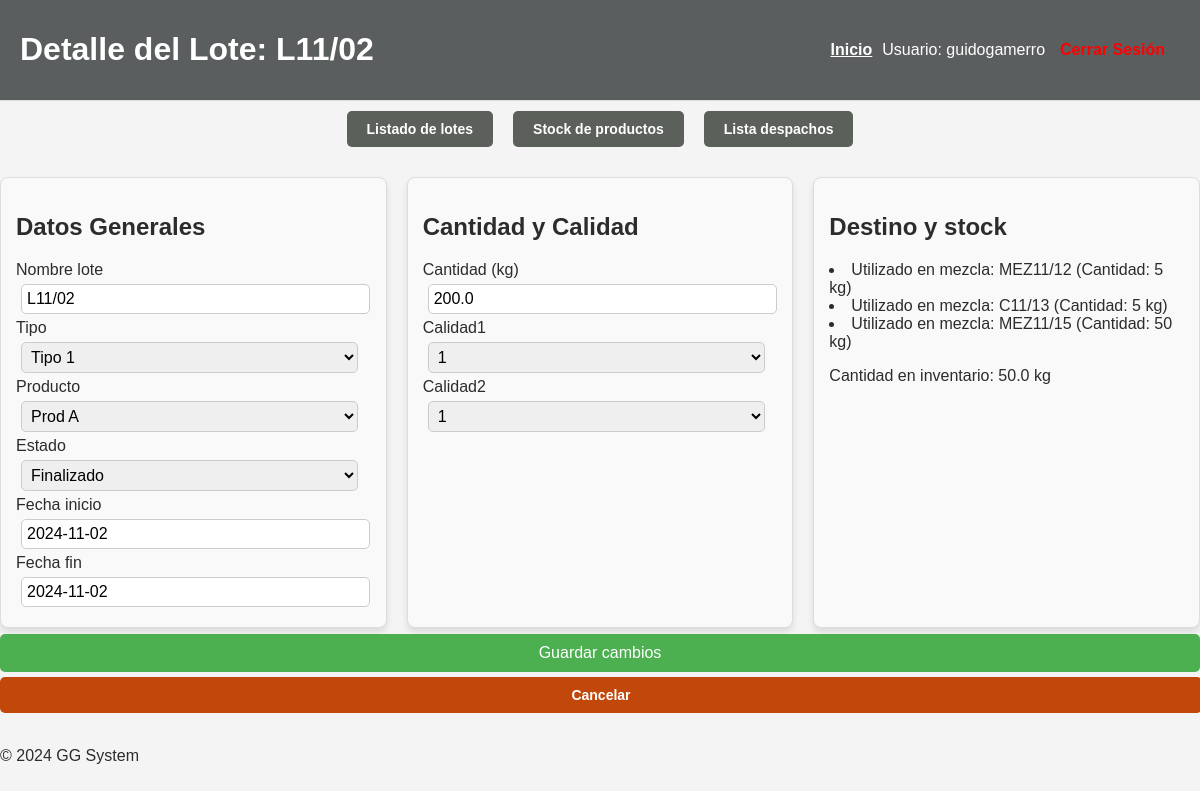
The page /gestion_lotes/lotes/2/ (signed in) on the database its author committed.
### gestion_lotes/models.py (models this page shows, shortened)
class Lote(models.Model):
    nombre_lote = models.CharField(max_length=25, unique=True)
    fecha_inicio = models.DateField()
    etapa = models.CharField(max_length=25, default='-')
    estado = models.CharField(max_length=15, choices=[('iniciado','Iniciado'), ('finalizado', 'Finalizado')], default='Iniciado')
    producto = models.CharField(max_length=100, choices=[('prod A', 'Prod A'), ('prod B','Prod B'),('prod C','Prod C')], default="No especificado")
    tipo = models.CharField(max_length=20, choices=[('tipo 1', 'Tipo 1'), ('tipo 2', 'Tipo 2'), ('tipo 3', 'Tipo 3')], default=None)
    fecha_fin = models.DateField(null=True, blank=True)
    cantidad = models.DecimalField(max_digits=10, decimal_places=1, help_text="Cantidad en kg", null=True, blank=True)
    calidad1 = models.IntegerField(choices=[(i, i) for i in range(1, 11)], help_text="Calidad 1 (1-10)", null=True, blank=True, default=1)
    calidad2 = models.IntegerField(choices=[(i, i) for i in range(1, 11)], help_text="Calidad 2 (1-10)", null=True, blank=True, default=1)
    usado = models.BooleanField(default=False)
    tipo_lote = models.CharField(max_length=20, default='individual')
    STATE_CHOICES = [
        ('Activo', 'Activo'),
        ('Desactivado', 'Desactivado'),
    ]
    state = models.CharField(max_length=20, choices=STATE_CHOICES, default='Activo')
    stock = models.DecimalField(max_digits=10, decimal_places=1, null=True, blank=True, default=0)

class LoteEnMezcla(models.Model):
    mezcla = models.ForeignKey(Mezcla, on_delete=models.CASCADE)
    lote = models.ForeignKey(Lote, on_delete=models.CASCADE)
    cantidad = models.PositiveIntegerField()

class Mezcla(models.Model):
    nombre_mezcla = models.CharField(max_length=20, unique=True)
    cantidad_total = models.IntegerField()
    lotes = models.ManyToManyField('Lote', through='LoteEnMezcla')
    destino = models.CharField(max_length=100, blank=True, null=True)
    despachada = models.BooleanField(default=False)
    stock_restante = models.PositiveIntegerField(default=1)
    producto = models.CharField(max_length=100, default="No especificado", null=True)
    '''def save(self, *args, **kwargs):
        # Inicializar el stock restante con la cantidad total si es una nueva mezcla
        if not self.pk:
            self.stock_restante = self.cantidad_total
        super().save(*args, **kwargs)''' #ME GUSTA ESTA IDEA PERO NO ME ESTARIA FUNCIONANDO

### gestion_lotes/views.py (the view)
# urls.py: path('lotes/<int:pk>/', views.detalle_lote, name='detalle_lote'),
def detalle_lote(request, pk):
    lote = get_object_or_404(Lote, pk=pk)
    mezclas_usadas = LoteEnMezcla.objects.filter(lote=lote).select_related('mezcla')
    if request.method == 'POST':
        form = DetalleLoteForm(request.POST, instance=lote)
        if form.is_valid():
            form.save()
            return redirect('gestion_lotes:lista_lotes')
    else:
        form = DetalleLoteForm(instance=lote)
    ctx = {'lote': lote, 'mezclas_usadas': mezclas_usadas, 'form': form}
    return render(request, 'gestion_lotes/detalle_lote.html', ctx)

### gestion_lotes/forms.py
class DetalleLoteForm(forms.ModelForm):
    class Meta:
        model = Lote
        fields = ['nombre_lote', 'fecha_inicio', 'estado', 'producto', 'tipo', 'fecha_fin', 'cantidad', 'calidad1', 'calidad2', 'stock']

### gestion_lotes/templates/gestion_lotes/detalle_lote.html (shortened to what this page needs)
{% extends 'base.html' %}
{% block header %}
<h1>Detalle del Lote: {{ lote.nombre_lote }}</h1>
{% endblock %}
{% block content %}
<div class="conteiner-opc">
    <a href="{% url 'gestion_lotes:lista_lotes' %}" class="button-link-h">Listado de lotes</a>
    <a href="{% url 'gestion_lotes:stock_producto' %}" class="button-link-h">Stock de productos</a>
    <a href="{% url 'gestion_lotes:lista_despachos' %}" class="button-link-h">Lista despachos</a>
</div>
<form method="post">
    <div class="lote-detalle-container">
        <div class="form-field">
            <h2>Datos Generales</h2>
                {{ form.nombre_lote.label }} {{ form.nombre_lote }}<br>
                {{ form.tipo.label }} {{ form.tipo }}<br>
                {{ form.producto.label }} {{ form.producto }}<br>
                {{ form.estado.label }} {{ form.estado }}<br>
                {{ form.fecha_inicio.label }} {{ form.fecha_inicio }}<br>
                {{ form.fecha_fin.label }} {{ form.fecha_fin }}<br>
        </div>
        <div class="form-field">
            <h2>Cantidad y Calidad</h2>
                {{ form.cantidad.label }} (kg) {{ form.cantidad }}<br>
                {{ form.calidad1.label }} {{ form.calidad1 }}<br>
                {{ form.calidad2.label }} {{ form.calidad2 }}<br>
        </div>
        <div class="form-field">
            <h2>Destino y stock</h2>
            {% for lote_en_mezcla in mezclas_usadas %}
                <li>Utilizado en mezcla: {{ lote_en_mezcla.mezcla.nombre_mezcla }} (Cantidad: {{ lote_en_mezcla.cantidad }} kg)</li>
            {% empty %}
                <li>Este lote no ha sido utilizado en ninguna mezcla.</li>
            {% endfor %}
            <p>Cantidad en inventario: {{ lote.stock }} kg</p>
        </div>
    </div>
    <button type="submit" class="submit-button">Guardar cambios</button>
</form>
<a href="{% url 'gestion_lotes:lista_lotes' %}" class="button-link" style="width: 98.5%; padding: 10px; margin-top: 5px;">Cancelar</a>
{% endblock %}
{% load static%}

### gestion_lotes/templates/base.html (shortened to what this page needs)
{% load static %}
<!DOCTYPE html>
<html lang="es">
<head>
    <link rel="stylesheet" href="{% static 'css/estilo.css' %}">
    <link href="https://cdnjs.cloudflare.com/ajax/libs/font-awesome/6.0.0-beta3/css/all.min.css" rel="stylesheet">
</head>
<body>
    <header class="main-header">
        <div>
            {% block header %}
            {% endblock %}
        </div>
        <nav class="navbar">
            <a href="{% url 'home:pagina_inicial' %}">Inicio</a>
            <span class="user-info">
                Usuario: {{ user.username }}
            </span>
            <a href="{% url 'usuarios:logout' %}" class="btn btn-danger">Cerrar Sesión</a>
        </nav>
    </header>
    <main>
        {% block content %}
        {% endblock %}
    </main>
    <br>
    <footer>
        <p>&copy; 2024 GG System</p>
    </footer>
</body>
</html>

### gestion_lotes/static/css/estilo.css (style rules this page uses)
body { background-color: #f4f4f4; color: #2c2c2c; font-family: Arial, sans-serif; margin: 0; }
header { background-color: #333333; color: white; padding: 10px 20px; display: flex; justify-content: space-between; align-items: center; position: sticky; top: 0; z-index: 1000; }
header a { color: white; text-decoration: none; margin: 0 10px; font-weight: bold; }
button { font-size: 14px; padding: 10px 15px; border: none; border-radius: 5px; cursor: pointer; }
a { text-decoration: underline; }
.main-header { background-color: #5b5e5f; padding: 10px 20px; border-bottom: 1px solid #ddd; }
.navbar { display: flex; justify-content: space-between; align-items: center; }
.navbar .btn { margin: 0 5px; text-decoration: none; color: #333; }
.navbar .btn-danger { color: red; padding: 5px 10px; border-radius: 5px; }
nav a { text-decoration: underline; }
.button-link { display: inline-block; padding: 10px 20px; font-size: 14px; font-weight: bold; color: #fff; background-color: #c1470a; text-align: center; text-decoration: none; border-radius: 5px; }
.button-link-h { display: inline-block; padding: 10px 20px; font-size: 14px; font-weight: bold; color: #fff; background-color: #5b605b; text-align: center; text-decoration: none; border-radius: 5px; }
.conteiner-opc { display: flex; justify-content: center; align-items: center; }
.conteiner-opc a { margin: 10px; }
.lote-detalle-container { display: flex; justify-content: space-between; gap: 20px; margin-top: 20px; }
.lote-detalle-container > div { flex: 1; border: 1px solid #ddd; padding: 15px; border-radius: 8px; background-color: #f9f9f9; box-shadow: 0px 4px 6px rgba(0, 0, 0, 0.1); }
.form-field { margin-bottom: 6px; }
.form-field input, .form-field select, .form-field textarea { width: 95%; padding: 5px; font-size: 16px; border: 1px solid #ccc; border-radius: 5px; margin: 5px; }
.submit-button { width: 100%; padding: 10px; background-color: #4CAF50; color: #fff; font-size: 16px; border: none; border-radius: 5px; cursor: pointer; transition: background-color 0.3s; }

### rows shown on the page
Lote: nombre_lote "L11/02", tipo "Tipo 1", producto "Prod A", estado "Finalizado", fecha_inicio "2024-11-02", fecha_fin "2024-11-02", cantidad "200.0", calidad1 "1", calidad2 "1", stock "50.0"
LoteEnMezcla: mezcla.nombre_mezcla "MEZ11/12", cantidad "5"
LoteEnMezcla: mezcla.nombre_mezcla "C11/13", cantidad "5"
LoteEnMezcla: mezcla.nombre_mezcla "MEZ11/15", cantidad "50"

### other values the page prints
{{ user.username }} "guidogamerro"
